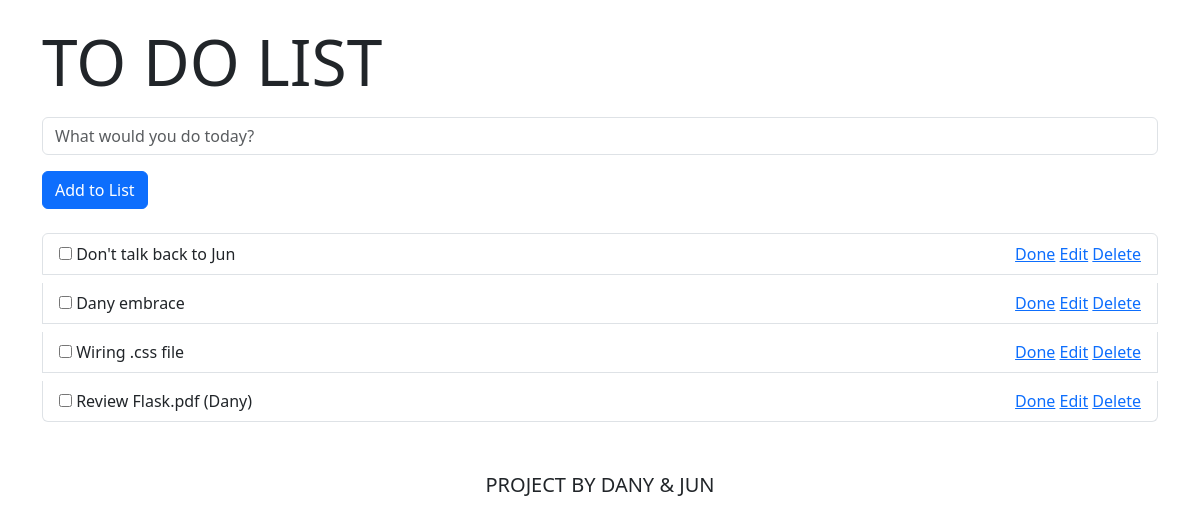
The app's page /, older data.
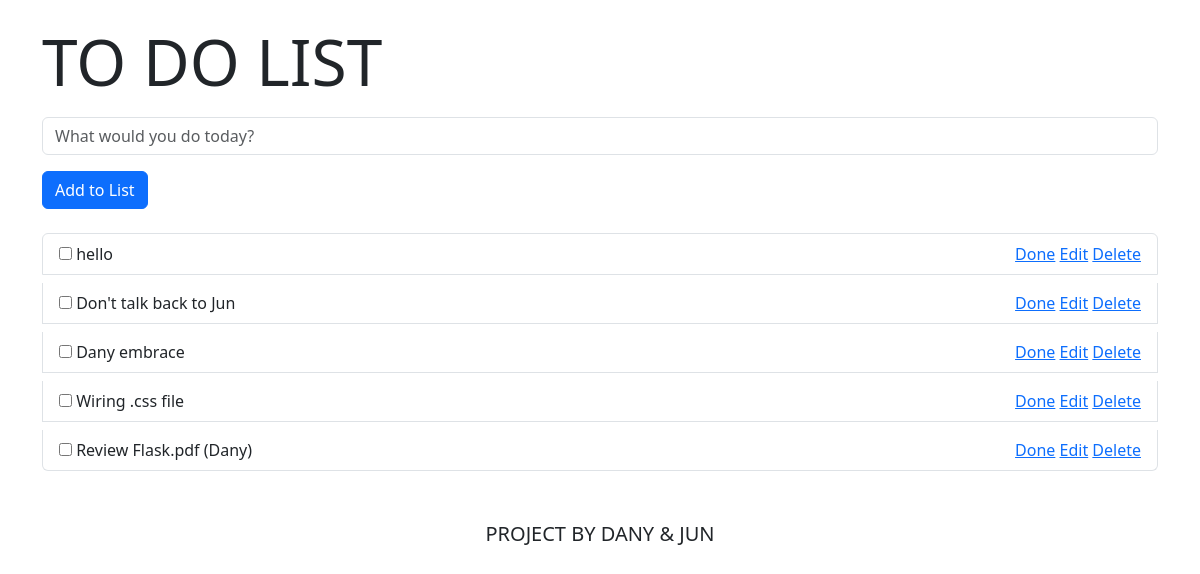
The same page, newer data.
### app/data/todo_model.py (models this page shows)
class Todo(db.Model):
    __tablename__ = 'todolist'
    id = db.Column(db.Integer, primary_key=True)
    content = db.Column(db.String(300), nullable=False)
    status = db.Column(db.Boolean, nullable=False)
    create_date = db.Column(db.DateTime(), nullable=False)

### app/views/main_views.py (the view)
@bp.route('/')
def index():
    todo_list = Todo.query.order_by(Todo.create_date.desc())
    return render_template("index.html", name=random.choice(names), todos=todo_list)

### app/templates/index.html (shortened to what this page needs)
{% extends "layout.html" %} {% block content %}
<div>
  <h1 class="display-3 mt-4">TO DO LIST</h1>
  <form action="{{ url_for('main.add') }}" method="post">
    <input
      class="form-control mt-3"
      type="text"
      placeholder="What would you do today?"
      name="todo"
    />
    <button class="btn btn-primary mt-3 mb-3" type="submit">Add to List</button>
  </form>
  <ul class="list-group">
    {% for todo in todos %}
    <li class="d-flex justify-content-between list-group-item mt-2">
      <div>
        <input
          type="checkbox"
          name="status"
        />
        <span
        >
          {{todo.content}}
        </span>
      </div>
      <div>
        <a class="ml-2" href="{{ url_for('main.check', index=todo.id) }}"
          >Done</a
        >
        <a class="ml-2" href="{{ url_for('main.edit', index=todo.id) }}"
          >Edit</a
        >
        <a class="ml-2" href="{{ url_for('main.delete', index=todo.id) }}"
          >Delete</a
        >
      </div>
    </li>
    {% endfor %}
  </ul>
</div>
{% endblock %}

Row changes from the older to the newer data that the page shows:
added Todo: content "hello"
